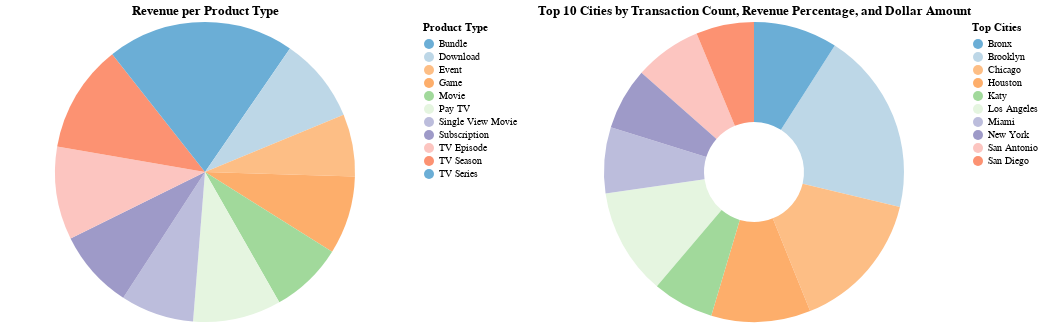

Notebook source saved alongside this figure:
### Code cell
display(md("### Visualization of Key Data"))

import pandas as pd
import altair as alt

# Assuming df is your DataFrame
data = df

# For the pie chart, visualize the revenue per product type
pie_data = data.groupby('product_type')['amt_usd'].sum().reset_index()

# Calculate total revenue by city
city_revenue = data.groupby('location_name')['amt_usd'].sum().reset_index()
total_revenue = city_revenue['amt_usd'].sum()
city_revenue['revenue_percentage'] = (city_revenue['amt_usd'] / total_revenue) * 100

# Get the transaction count for each city
city_transactions = data['location_name'].value_counts().reset_index()
city_transactions.columns = ['location_name', 'transactions']

# Merge the revenue percentage data with the transaction count data
top_cities = city_transactions.merge(city_revenue, on='location_name')

# Take the top 10 cities based on transaction count
top_cities = top_cities.head(10)

# Define a more subdued color scheme
subdued_colors = ['#6baed6', '#bdd7e7', '#fdbe85', '#fdae6b', '#a1d99b', '#e5f5e0', '#bcbddc', '#9e9ac8', '#fcc5c0', '#fc9272']

# Creating a pie chart with a legend to the right and the subdued color scheme, formatting numbers in USD
pie_chart = alt.Chart(pie_data).mark_arc().encode(
    theta=alt.Theta(field='amt_usd', type='quantitative'),
    color=alt.Color(field='product_type', type='nominal', legend=alt.Legend(title='Product Type', orient='right'), scale=alt.Scale(range=subdued_colors)),
    tooltip=[alt.Tooltip('product_type:N'), alt.Tooltip('amt_usd:Q', title='Revenue', format='$,.2f')]
).properties(title='Revenue per Product Type', width=400)

# Creating a donut chart for the top 10 cities with a legend to the right and the subdued color scheme
donut_chart = alt.Chart(top_cities).mark_arc(innerRadius=50).encode(
    theta=alt.Theta(field='transactions', type='quantitative'),
    color=alt.Color(field='location_name', type='nominal', legend=alt.Legend(title='Top Cities', orient='right'), scale=alt.Scale(range=subdued_colors)),
    tooltip=[alt.Tooltip('location_name:N'), 
             alt.Tooltip('transactions:Q', title='Transactions', format=','), 
             alt.Tooltip('revenue_percentage:Q', title='Revenue %', format='.2f'),
             alt.Tooltip('amt_usd:Q', title='Revenue', format='$,.2f')]
).properties(title='Top 10 Cities by Transaction Count, Revenue Percentage, and Dollar Amount', width=400)

# Combine the charts
combined_charts = alt.hconcat(
    pie_chart, donut_chart
).resolve_scale(
    color='independent'
).configure_view(
    stroke=None
)

# To display the charts in the notebook, if you're running Jupyter Notebook or JupyterLab
combined_charts

### Figure 1 — Vega-Lite specification as saved in the notebook (floating-point values rounded to 4 significant figures)
{"config": {"view": {"continuousWidth": 300, "continuousHeight": 300, "stroke": null}}, "hconcat": [{"data": {"name": "data-87d0fa2c7894fef730c8100751599481"}, "mark": {"type": "arc"}, "encoding": {"color": {"field": "product_type", "legend": {"orient": "right", "title": "Product Type"}, "scale": {"range": ["#6baed6", "#bdd7e7", "#fdbe85", "#fdae6b", "#a1d99b", "#e5f5e0", "#bcbddc", "#9e9ac8", "#fcc5c0", "#fc9272"]}, "type": "nominal"}, "theta": {"field": "amt_usd", "type": "quantitative"}, "tooltip": [{"field": "product_type", "type": "nominal"}, {"field": "amt_usd", "format": "$,.2f", "title": "Revenue", "type": "quantitative"}]}, "title": "Revenue per Product Type", "width": 400}, {"data": {"name": "data-97677b0dcfac8ab69b4d54717e84d777"}, "mark": {"type": "arc", "innerRadius": 50}, "encoding": {"color": {"field": "location_name", "legend": {"orient": "right", "title": "Top Cities"}, "scale": {"range": ["#6baed6", "#bdd7e7", "#fdbe85", "#fdae6b", "#a1d99b", "#e5f5e0", "#bcbddc", "#9e9ac8", "#fcc5c0", "#fc9272"]}, "type": "nominal"}, "theta": {"field": "transactions", "type": "quantitative"}, "tooltip": [{"field": "location_name", "type": "nominal"}, {"field": "transactions", "format": ",", "title": "Transactions", "type": "quantitative"}, {"field": "revenue_percentage", "format": ".2f", "title": "Revenue %", "type": "quantitative"}, {"field": "amt_usd", "format": "$,.2f", "title": "Revenue", "type": "quantitative"}]}, "title": "Top 10 Cities by Transaction Count, Revenue Percentage, and Dollar Amount", "width": 400}], "resolve": {"scale": {"color": "independent"}}, "$schema": "https://vega.github.io/schema/vega-lite/v5.16.3.json", "datasets": {"data-87d0fa2c7894fef730c8100751599481": [{"product_type": "Bundle                                                                                              ", "amt_usd": 21820.0}, {"product_type": "Download                                                                                            ", "amt_usd": 20900.0}, {"product_type": "Event                                                                                               ", "amt_usd": 15290.0}, {"product_type": "Game                                                                                                ", "amt_usd": 19200.0}, {"product_type": "Movie                                                                                               ", "amt_usd": 17860.0}, {"product_type": "Pay TV                                                                                              ", "amt_usd": 21670.0}, {"product_type": "Single View Movie                                                                                   ", "amt_usd": 17990.0}, {"product_type": "Subscription                                                                                        ", "amt_usd": 19390.0}, {"product_type": "TV Episode                                                                                          ", "amt_usd": 22810.0}, {"product_type": "TV Season                                                                                           ", "amt_usd": 26580.0}, {"product_type": "TV Series                                                                                           ", "amt_usd": 24160.0}], "data-97677b0dcfac8ab69b4d54717e84d777": [{"location_name": "Brooklyn", "transactions": 274, "amt_usd": 4694.0, "revenue_percentage": 2.062}, {"location_name": "Chicago", "transactions": 211, "amt_usd": 4147.0, "revenue_percentage": 1.821}, {"location_name": "Los Angeles", "transactions": 160, "amt_usd": 3061.0, "revenue_percentage": 1.344}, {"location_name": "Houston", "transactions": 149, "amt_usd": 2952.0, "revenue_percentage": 1.296}, {"location_name": "Bronx", "transactions": 126, "amt_usd": 2365.0, "revenue_percentage": 1.039}, {"location_name": "San Antonio", "transactions": 101, "amt_usd": 1944.0, "revenue_percentage": 0.8537}, {"location_name": "Miami", "transactions": 99, "amt_usd": 1955.0, "revenue_percentage": 0.8587}, {"location_name": "New York", "transactions": 93, "amt_usd": 1926.0, "revenue_percentage": 0.8458}, {"location_name": "Katy", "transactions": 92, "amt_usd": 1605.0, "revenue_percentage": 0.7051}, {"location_name": "San Diego", "transactions": 87, "amt_usd": 1685.0, "revenue_percentage": 0.7402}]}}
